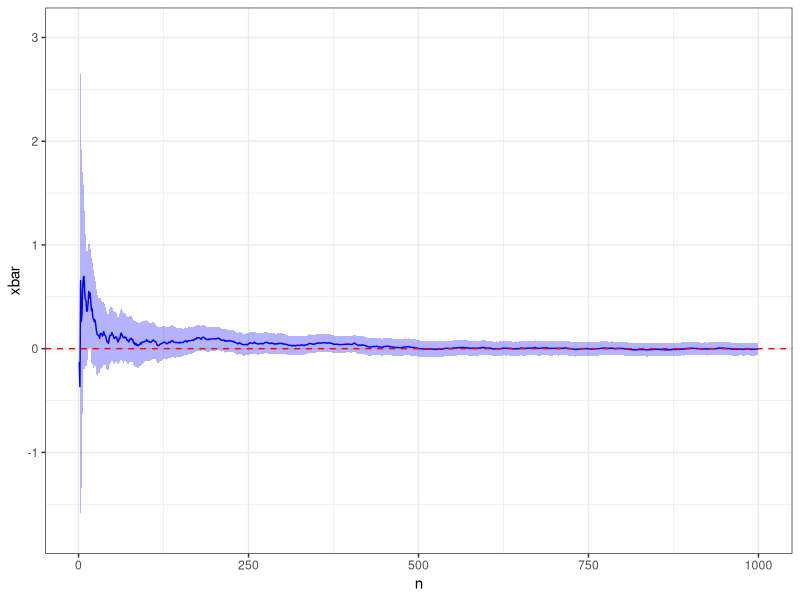
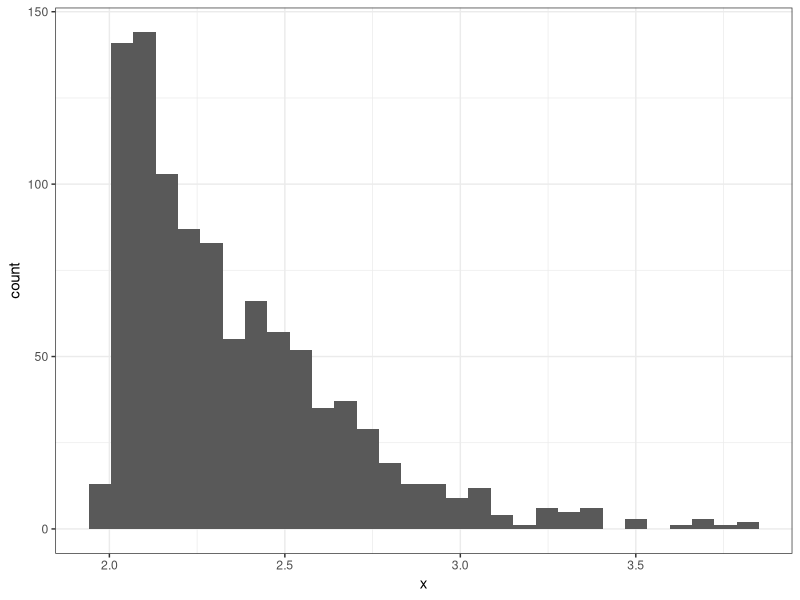
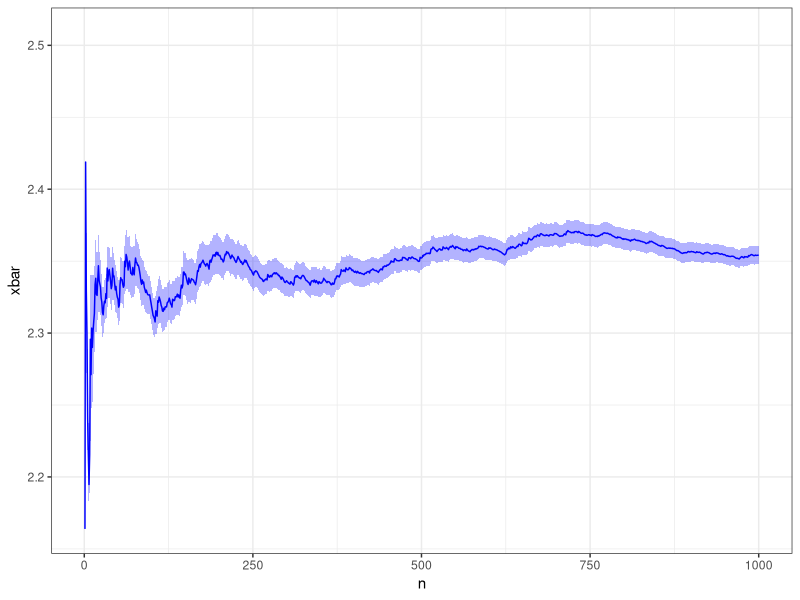
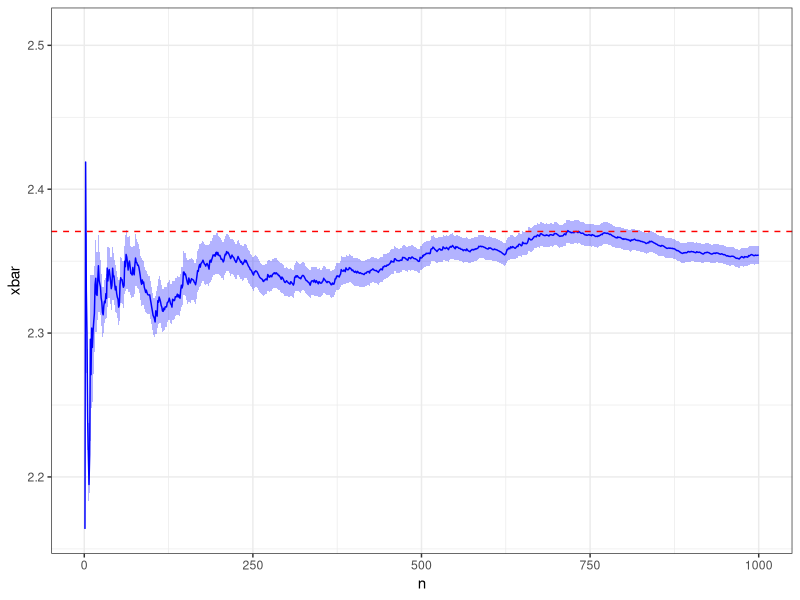
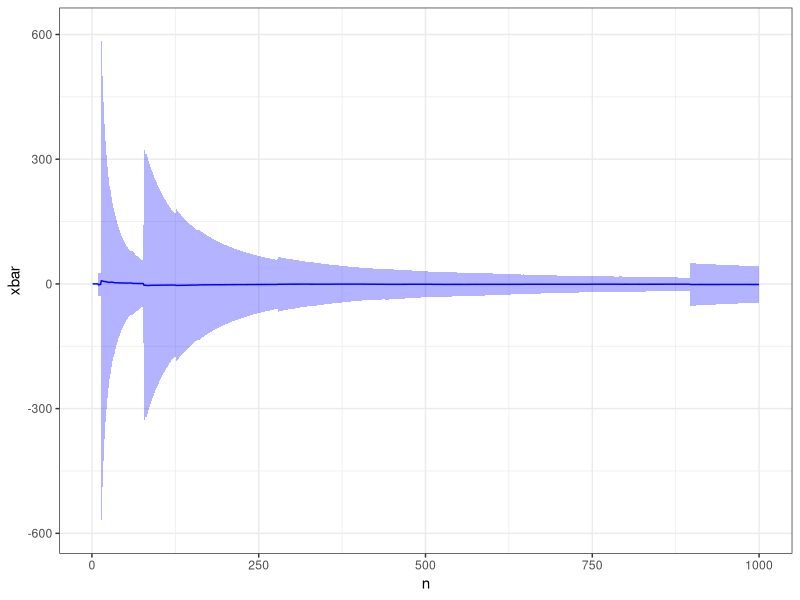
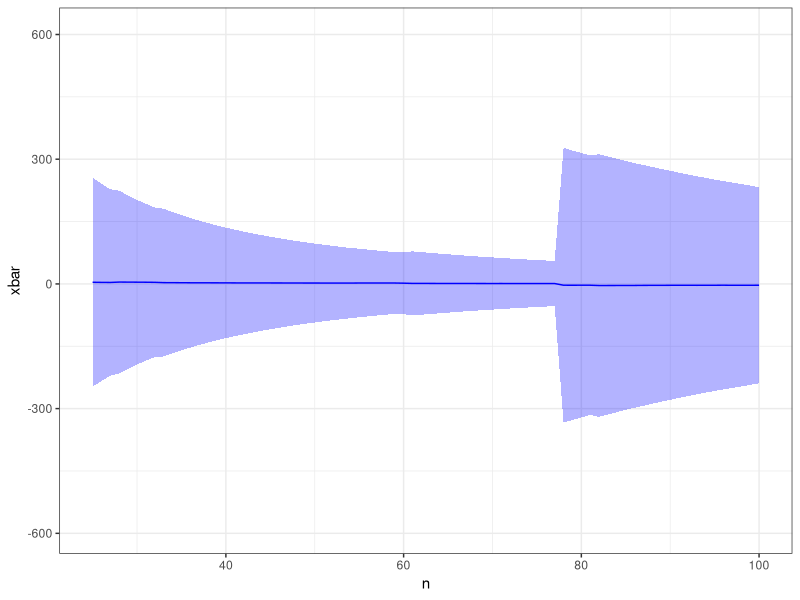
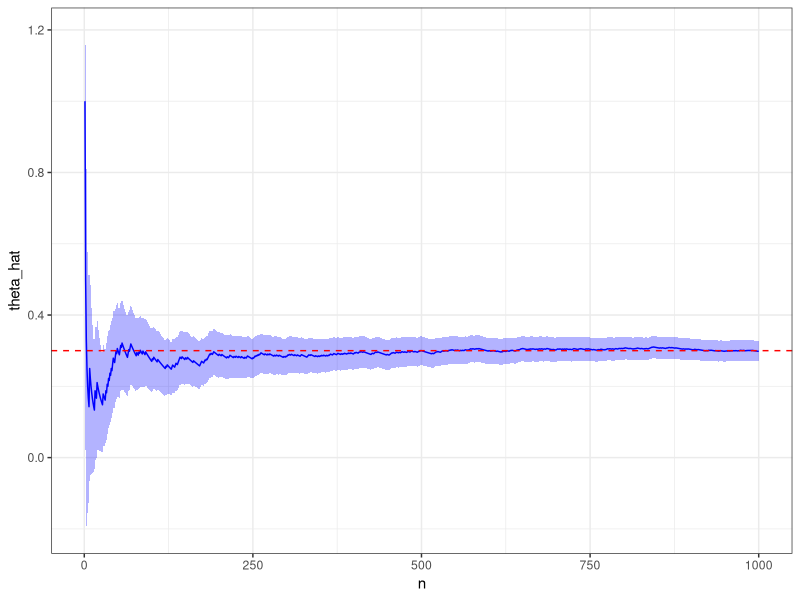
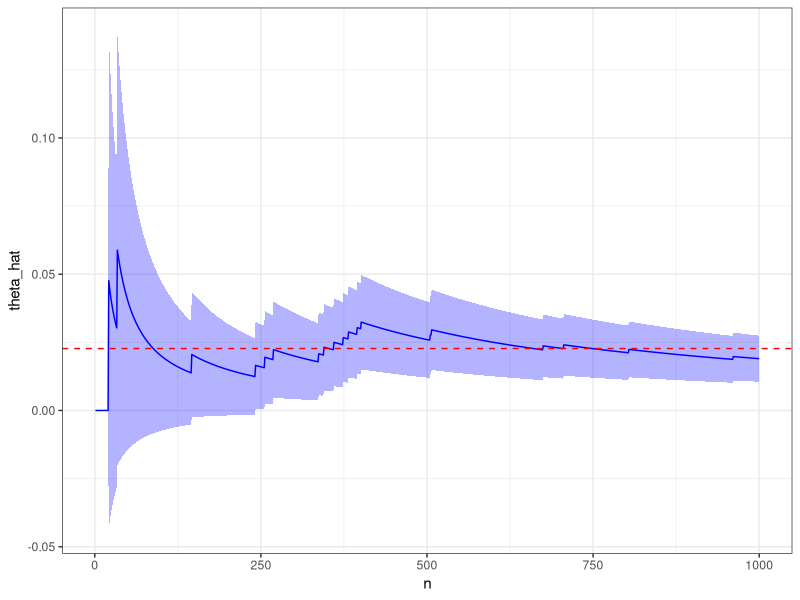

These figures' R source, in order:
## ---- chunk 1
knitr::opts_chunk$set(echo = TRUE)
## ---- chunk 2
library("tidyverse"); theme_set(theme_bw())
library("scales") # for breaks_pretty()
## ---- chunk 3
create_mean_dataframe <- function(x) {
  data.frame(n = 1:length(x)) %>%
    mutate(
      xbar = cumsum(x)/n,
      s    = cumsum((x-xbar)^2)/(n-1),
      lcl  = xbar - qnorm(.975)*s/sqrt(n),
      ucl  = xbar + qnorm(.975)*s/sqrt(n)
    )
}
## ---- chunk 4
plot_mean <- function(d, truth = NULL) {
  g <- ggplot(d, aes(x = n, y = xbar, ymin = lcl, ymax = ucl)) + 
    geom_ribbon(fill = "blue", alpha = 0.3) + 
    geom_line(color = "blue")
  
  if (!is.null(truth))
    g <- g + geom_hline(yintercept = truth, color = "red", linetype = 2)
  
  return(g)
}
## ---- chunk 5
m <- 0
s <- 1

x <- rnorm(1e3, mean = m, sd = 1)

d <- create_mean_dataframe(x)

plot_mean(d, truth = m)
## ---- chunk 6
rtnorm <- function(n, mean, sd, a, b) {
  x <- rnorm(n, mean, sd)
  for (i in seq_along(x)) {
    while (x[i] < a || x[i] > b) {
      x[i] <- rnorm(1, mean, sd)
    }
  }
  return(x)
}
## ---- chunk 7
m <- 0
s <- 1
a <- 2
b <- 4

x <- rtnorm(1e3, m, s, a, b)

summary(x)

ggplot() +
  geom_histogram(mapping = aes(x = x))
## ---- chunk 8
d <- create_mean_dataframe(x)
plot_mean(d)
## ---- chunk 9
mean <- m + (dnorm(a)-dnorm(b))/(pnorm(b) - pnorm(a)) * s
plot_mean(d, truth = mean)
## ---- chunk 10
m <- 0
s <- 1

x <- rcauchy(1e3, m, s)

d <- create_mean_dataframe(x)
plot_mean(d)
plot_mean(d) + xlim(25,100) # will likely need to adjust the limits
## ---- chunk 11
create_proportion_dataframe <- function(x) {
  data.frame(n = 1:length(x)) %>%
    mutate(
      theta_hat = cumsum(x)/n,
      se        = sqrt(theta_hat*(1-theta_hat)/n),
      lcl       = theta_hat - qnorm(.975)*se,
      ucl       = theta_hat + qnorm(.975)*se
    )
}
## ---- chunk 12
plot_proportion <- function(d, truth = NULL) {
  g <- ggplot(d, aes(x = n, y = theta_hat, ymin = lcl, ymax = ucl)) + 
    geom_ribbon(fill = "blue", alpha = 0.3) + 
    geom_line(color = "blue")
  
  if (!is.null(truth))
    g <- g + geom_hline(yintercept = truth, color = "red", linetype = 2)
  
  return(g)
}
## ---- chunk 13
p <- 0.3

x <- rbinom(1e3, size = 1, prob = p)

d <- create_proportion_dataframe(x)
plot_proportion(d, truth = p)
## ---- chunk 14
m <- 0
s <- 1
a <- 2
b <- 4

y <- rnorm(1e3, m, s)
x <- a < y & y < b

d <- create_proportion_dataframe(x)
plot_proportion(d, truth = diff(pnorm(c(a,b), mean = m, sd = s)))
## ---- chunk 15
n <- 1e3
y <- rnorm(n)
e <- rexp(n)

x <- y < x

d <- create_proportion_dataframe(x)
plot_proportion(d)
